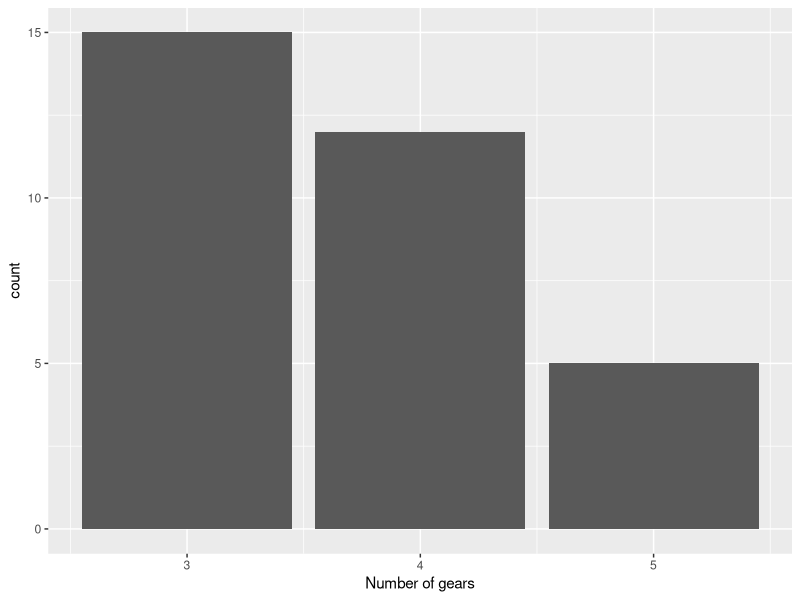
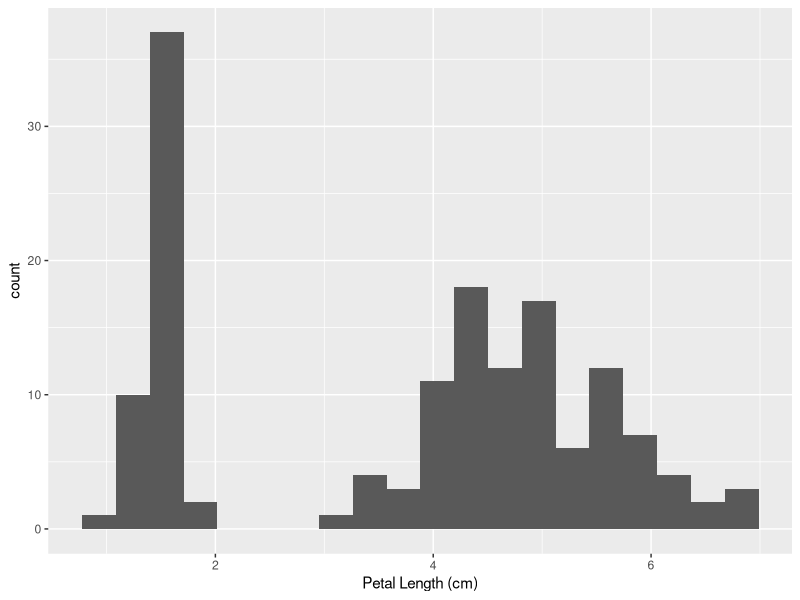
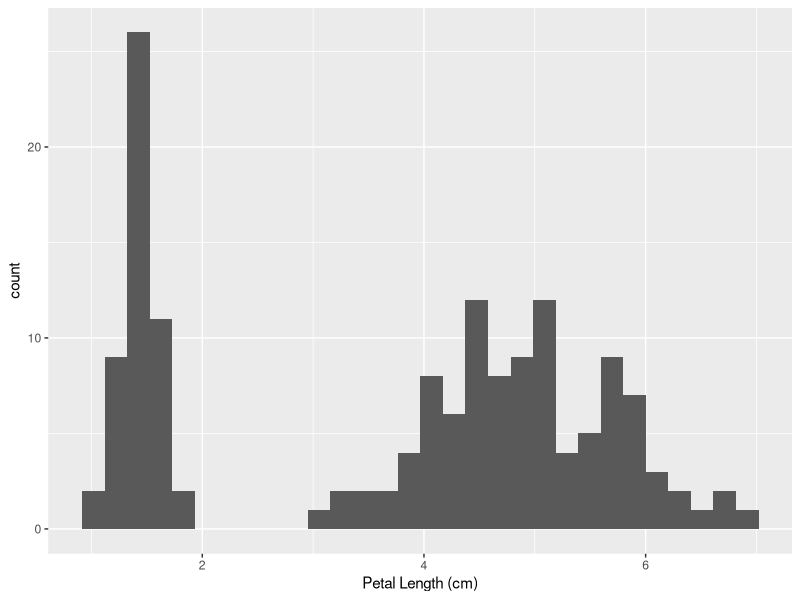
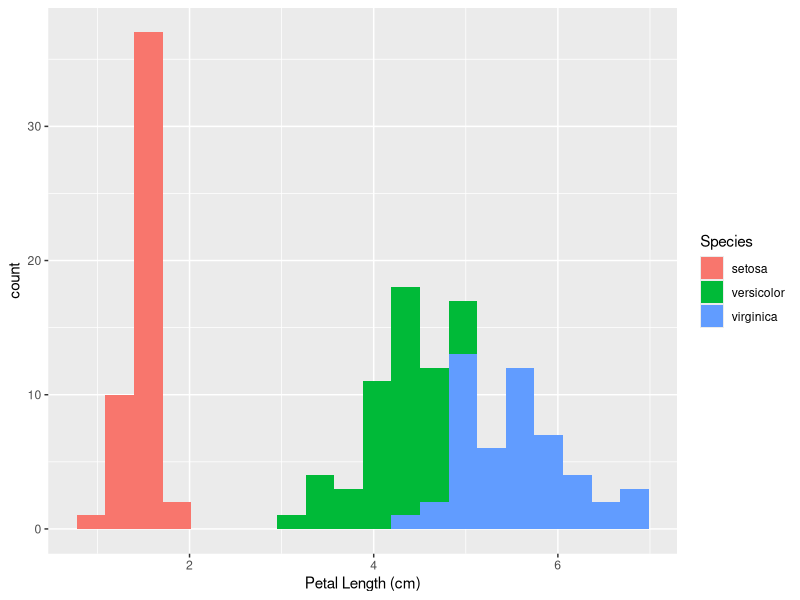
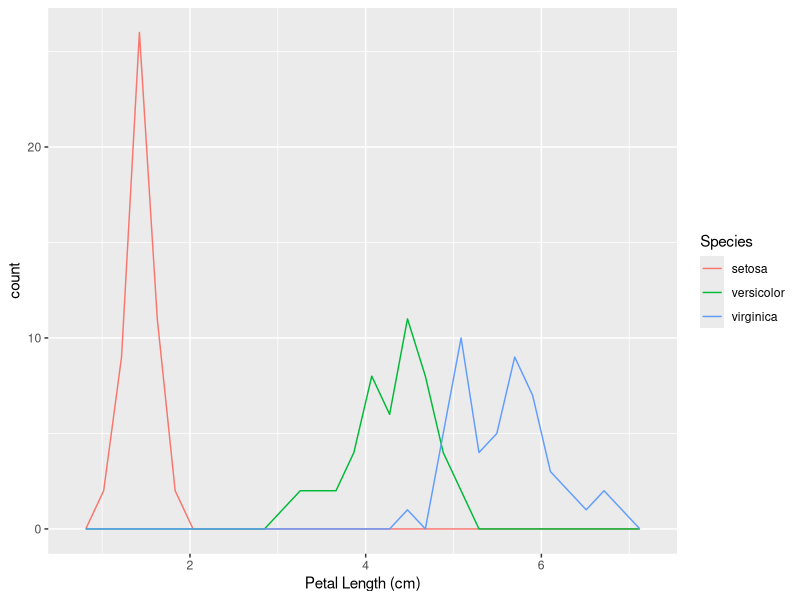
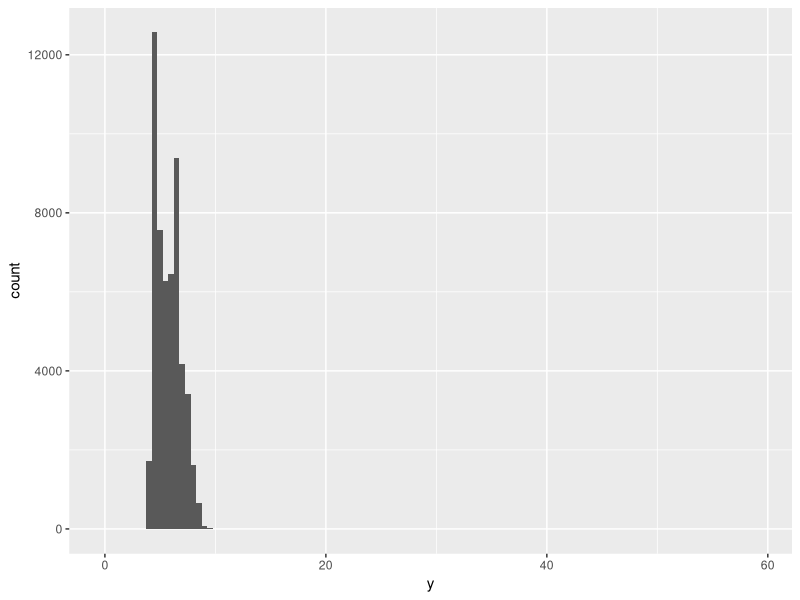
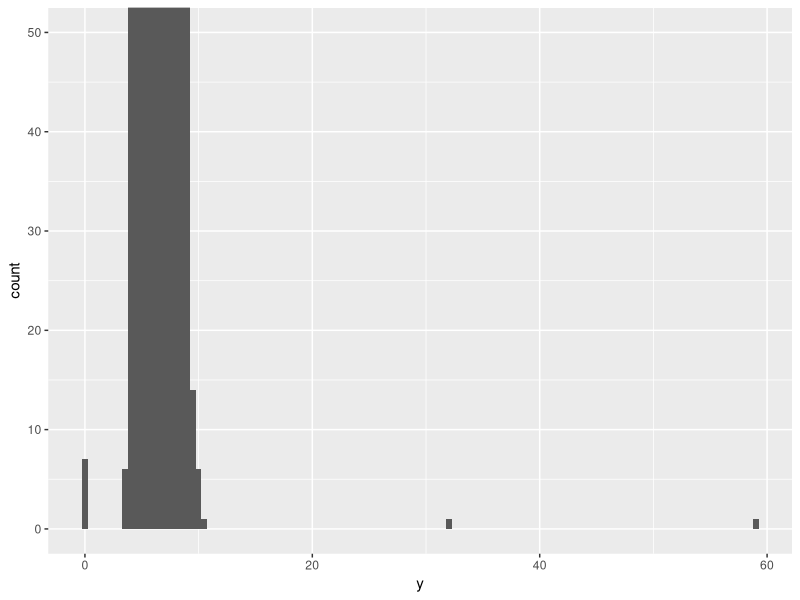
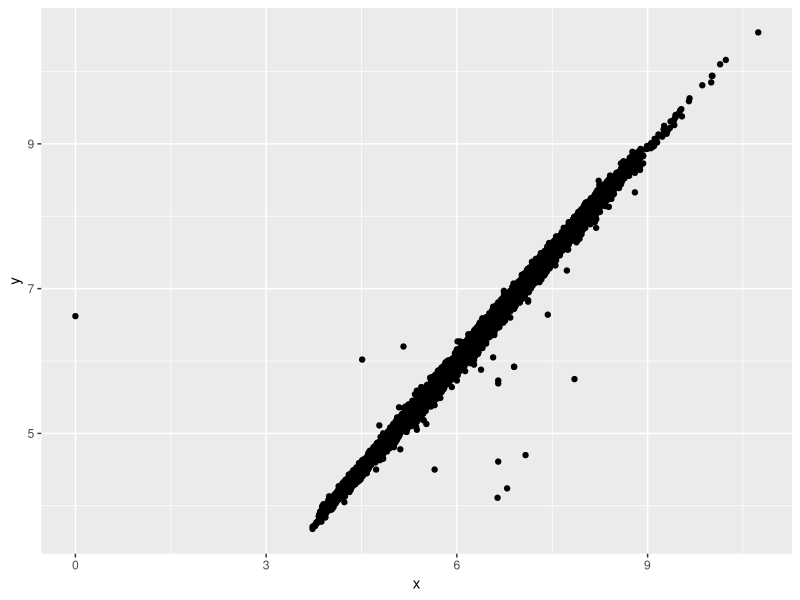

Reproduce these figures in R, in order.
## ---- chunk 1
knitr::opts_chunk$set(echo = T, warning = F, message = F)
knitr::opts_chunk$set(fig.width=7, fig.height=5, fig.align='center') 
## ---- chunk 2
library(ggplot2)
# We plot the number of gears in the mtcars data
ggplot(data=mtcars, aes(x=gear)) + 
  geom_bar() + 
  labs(x = "Number of gears")
## ---- chunk 3
library(tidyverse)
mtcars %>% group_by(gear)  %>% summarise(n())
## ---- chunk 4
ggplot(data=iris, aes(x=Petal.Length)) + 
  geom_histogram(bins = 20) + 
  labs(x = "Petal Length (cm)")
## ---- chunk 5
ggplot(data=iris, aes(x=Petal.Length)) + 
  geom_histogram() + 
  labs(x = "Petal Length (cm)")
## ---- chunk 6
ggplot(data=iris, aes(x=Petal.Length, fill=Species)) + 
  geom_histogram(bins = 20) + 
  labs(x = "Petal Length (cm)")
## ---- chunk 7
ggplot(data=iris, aes(x=Petal.Length, color=Species)) + 
  geom_freqpoly() + 
  labs(x = "Petal Length (cm)")
## ---- chunk 8
ggplot(diamonds, aes(x=y)) +
  geom_histogram(binwidth = 0.5)
## ---- chunk 9
ggplot(diamonds, aes(x=y)) +
  geom_histogram(binwidth = 0.5) + 
  coord_cartesian( ylim = c(0,50) )
## ---- chunk 10
diamonds %>%
  filter(y < 3 | y > 20) 
## ---- chunk 11
diamonds2 <- diamonds %>%
  filter(y>=3 & y<=20)
## ---- chunk 12
diamonds2 <- diamonds %>%
  mutate(y = ifelse(y<3 | y>20, NA, y))
## ---- chunk 13
ggplot(data=diamonds2, mapping = aes(x=x, y=y))+
  geom_point()
## ---- chunk 14
ggplot(data=diamonds2, mapping = aes(x=x, y=y))+
  geom_point(na.rm = T)
## ---- chunk 15
ggplot(data=diamonds, aes(x=price, color=cut)) + 
  geom_freqpoly()
## ---- chunk 16
ggplot(data=diamonds, aes(x=price, y=..density.., color=cut)) + 
  geom_freqpoly()
## ---- chunk 17
ggplot(data = mpg, aes(x = class, y = hwy)) + 
  geom_boxplot()
## ---- chunk 18
ggplot(data = mpg, aes(x = reorder(class, hwy, FUN = median), y = hwy)) + #<<
  geom_boxplot()
## ---- chunk 19
ggplot(data = diamonds, aes(x = cut, y = color)) + 
  geom_count() #<<
## ---- chunk 20
diamonds %>%
  group_by(color, cut) %>%
  summarise(n = n())
## ---- chunk 21
diamonds %>%
  count(color, cut) 
## ---- chunk 22
diamonds %>%
  count(color, cut) %>%
  ggplot(aes(x = color, y = cut, fill = n))+ 
  geom_tile() #<<
## ---- chunk 23
ggplot(data=diamonds, aes(x = carat, y = price)) + 
  geom_point(alpha = 0.01) #<<
## ---- chunk 24
ggplot(data=diamonds, aes(x = carat, y = price)) + 
  geom_bin2d() #<<
## ---- chunk 25
# install.packages("hexbin")
ggplot(data=diamonds, aes(x = carat, y = price)) + 
  geom_hex() #<<
## ---- chunk 26
ggplot(data=diamonds, aes(x = carat, y = price, )) + 
  geom_boxplot(aes(group = cut_width(carat, 0.1)) ) #<<
## ---- chunk 27
ggplot(data=diamonds, aes(x = carat, y = price, )) + 
  geom_boxplot(aes(group = cut_number(carat, 20)) ) #<<
